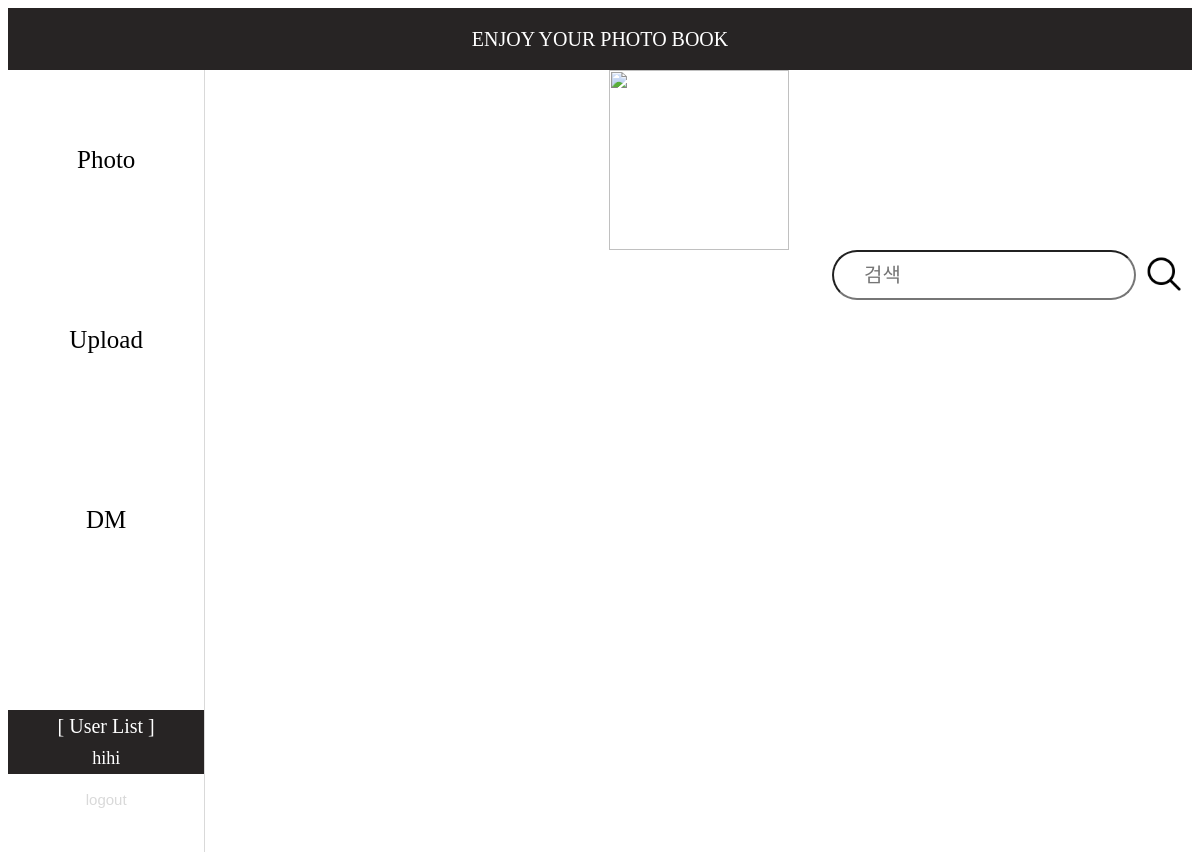
The app's page /mainpage, older data.
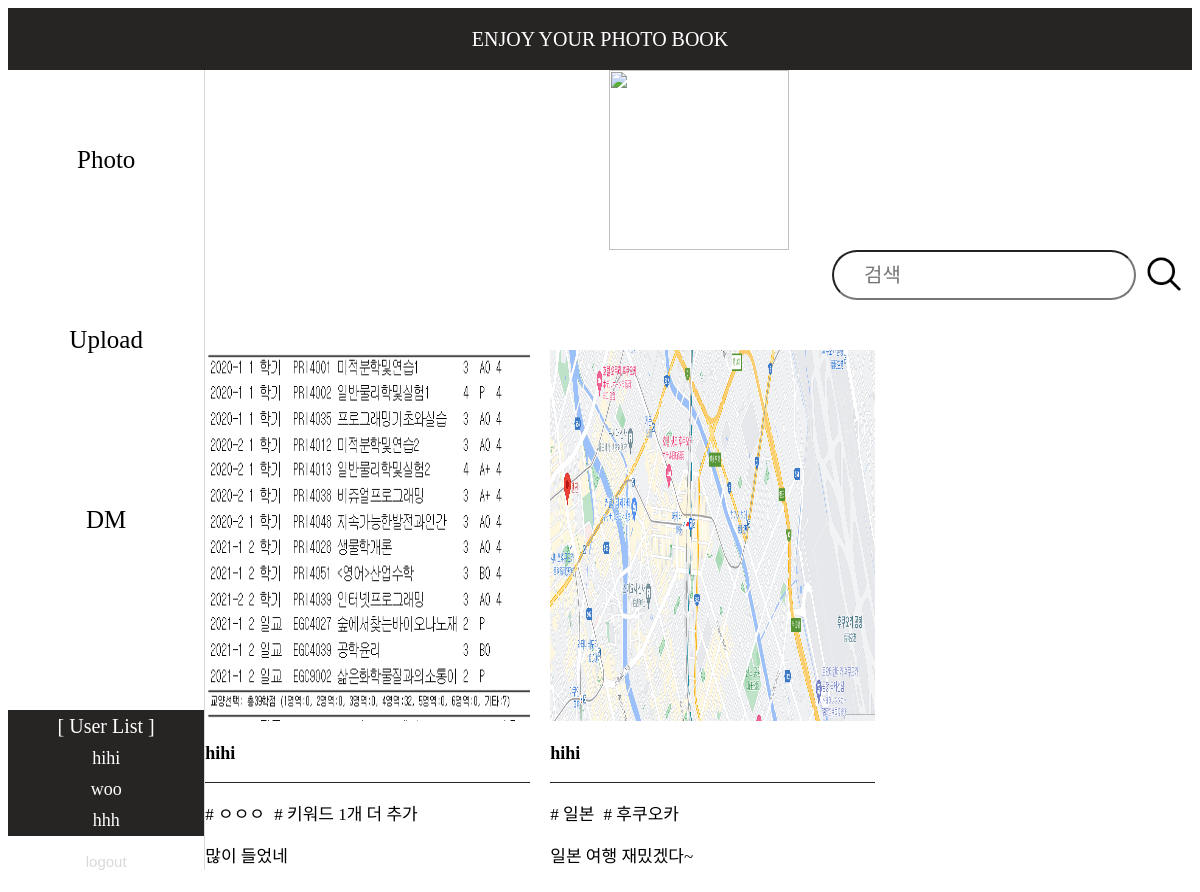
The same page, newer data.
### tables this page shows
CREATE TABLE user_table (
    ID INTEGER PRIMARY KEY AUTOINCREMENT,
    user_nickname TEXT NOT NULL,
    user_ID TEXT NOT NULL UNIQUE,
    user_PW TEXT NOT NULL
);

CREATE TABLE photo_table (
    photo_ID INTEGER PRIMARY KEY AUTOINCREMENT,
    user_ID INTEGER NOT NULL,
    photo_img TEXT NOT NULL,
    photo_describ TEXT NOT NULL,
    FOREIGN KEY (user_ID) REFERENCES user_table(ID)
);

### signup.py (the view)
@app.route('/mainpage', methods=['GET', 'POST'])
def mainpage():
    keyword = request.form.get('keyword', '')
    with sqlite3.connect('photo_album.db') as con:
        cur = con.cursor()
        if keyword:
            cur.execute('''
                SELECT photo_table.photo_ID, photo_table.photo_img, user_table.user_nickname,
                    GROUP_CONCAT(photo_keyword_table.keyword), photo_table.photo_describ
                FROM photo_table
                JOIN user_table ON photo_table.user_ID = user_table.ID
                LEFT JOIN photo_keyword_table ON photo_table.photo_ID = photo_keyword_table.photo_ID
                GROUP BY photo_table.photo_ID
                HAVING GROUP_CONCAT(photo_keyword_table.keyword) LIKE ?
            ''', ('%' + keyword + '%',))
        else:
            cur.execute('''
                SELECT photo_table.photo_ID, photo_table.photo_img, user_table.user_nickname,
                    GROUP_CONCAT(photo_keyword_table.keyword), photo_table.photo_describ
                FROM photo_table
                JOIN user_table ON photo_table.user_ID = user_table.ID
                LEFT JOIN photo_keyword_table ON photo_table.photo_ID = photo_keyword_table.photo_ID
                GROUP BY photo_table.photo_ID
            ''')
        photos = cur.fetchall()
        cur.execute('''select user_nickname from user_table''')
        signupuserlist = cur.fetchall()
    highlighted_photos = []
    for photo in photos:
        keywords = photo[3].split(',') if photo[3] is not None else []
        keywords = [kw.strip() for kw in keywords]
        highlighted_keywords = ', '.join([
            f'<span class="highlight"># {kw}</span>' if keyword and keyword in kw else f'# {kw}'
            for kw in keywords
        ])
        highlighted_photos.append((photo[0], photo[1], photo[2], highlighted_keywords, photo[4]))
    return render_template('mainpage.html', photos=highlighted_photos, keyword=keyword, signupuserlist=signupuserlist)

### templates/mainpage.html
<!DOCTYPE html>
<html>
    <head>
        <link rel="stylesheet" href="../static/mainpage.css" />
    </head>
    <body>
        <div id = 'top'>ENJOY YOUR PHOTO BOOK</div>
        <div id="container">
            <div id = 'sidebar_container'>
                <div class="sidebar_btn_container"><button class='sidebar_btn' onclick="location.href='{{ url_for('mainpage') }}'">Photo</button></div>
                <div class="sidebar_btn_container"><button class='sidebar_btn' onclick="location.href='{{ url_for('photo_upload') }}'">Upload</button></div>
                <div class="sidebar_btn_container"><button class='sidebar_btn' onclick="location.href='{{ url_for('dm_list') }}'">DM</button></div>
                <div id ='connecting_user_container'>
                    <div class="userlist_sub"> [ User List ]</div>
                    {% for signupuser in signupuserlist%}
                    <div class="userlist">{{signupuser[0]}}</div>
                    {% endfor %}
                </div>
                <div id="logout">
                    <button id="logout_btn" onclick="location.href='{{ url_for('loginpage') }}'">logout</button>
                </div>
            </div>
            <div id = 'main_login_container'>
                <div id="camera_img_container">
                    <img id = 'camera_img' src="{{ url_for('static', filename='assets/camera.png') }}">
                </div>
                <div id="keyword_container">
                    <form action="{{ url_for('mainpage') }}" method="POST">
                        <input type="text" id="keyword" name="keyword" placeholder="검색">
                        <button id="search_btn"><img id='search_img' src="{{ url_for('static', filename='assets/search.png') }}"></button>
                    </form>
                </div>
                <div id="item_container">
                    {% for photo in photos %}
                    <div class ='item'>
                        <a class="item_link" href="{{ url_for('photo_detail', item_id=photo[0]) }}">
                            <img class='photo_img' src="{{ url_for('static', filename=photo[1]) }}">
                            <p class="author">{{ photo[2] }}</p>
                            <p class="line"></p>
                            <p class="keyword">
                                {% for kw in photo[3].split(",") %}
                                    <span class="keyword-item">{{ kw|trim|safe }}</span>
                                {% endfor %}
                            </p>
                            <p class="description">{{ photo[4] }}</p>
                        </a>
                    </div>
                    {% endfor %}
                </div>
            </div>
        </div>
    </body>
</html>

### static/mainpage.css (style rules this page uses)
body { font-family: 'Pretendard-Regular'; }
#top { display: flex; justify-content: center; align-items: center; background-color: #272424; color : #FFFFFF; height: 62px; font-size : 20px; }
#container { display: grid; grid-template-columns: 1fr 5fr; }
#sidebar_container { grid-column: 1/2; border-right:1px solid #D9D9D9; align-items: center; justify-content: center; height: 100vh; }
.sidebar_btn_container { display: flex; justify-content: center; align-items: center; }
#connecting_user_container { margin-top:100px }
.sidebar_btn { width: 100%; height: 180px; color:black; background-color: #FFFFFF; border:0px; font-size: 25px; font-family: 'Pretendard-Regular'; }
.userlist_sub { display: flex; justify-content: center; color:#FFFFFF; background-color: #272424; font-size: 20px; padding: 5px; }
.userlist { display: flex; justify-content: center; color:#FFFFFF; background-color: #272424; font-size: 18px; padding: 5px; }
#logout { display: flex; height:50px; justify-content: center; }
#logout_btn { color:#D9D9D9; background-color: #FFFFFF; border:0px; font-size:15px; }
#main_login_container { grid-column: 2/3; height: 100%; }
#camera_img_container { display: flex; justify-content: center; align-items: center; }
#camera_img { width: 180px; height: 180px; }
#keyword_container { display: flex; justify-content: flex-end; }
#search_btn { background-color: #FFFFFF; border:0px; }
form { display: flex; align-items: center; justify-content: center; }
#keyword { border-radius: 50px; width: 278px; height: 44px; font-size: 22px; padding-left: 20px; }
input::placeholder { display: flex; align-items: center; font-size: 20px; padding-left: 10px; font-family: 'Pretendard-Regular'; }
#search_img { width:44px; height: 44px; }
#item_container { margin-top: 50px; display: grid; grid-template-columns: 1fr 1fr 1fr; grid-template-rows: auto; row-gap: 20px; column-gap: 20px; }
.item_link { text-decoration: none; color: inherit; }
.item { display: flex; align-items: center; flex-direction: column; }
.photo_img { width: 325px; height: 371px; }
.author { font-size: 18px; font-weight: 650; }
.line { content: ""; background-color: #272424; height: 1px; width: 325px; }
.keyword { font-size: 17px; }
.keyword-item { margin-right:5px; }
.description { font-size: 17px; }

Row changes from the older to the newer data that the page shows:
added user_table: user_nickname "woo"
added user_table: user_nickname "hhh"
added photo_table: photo_img (picture), photo "hihi", kw "# ㅇㅇㅇ" "# 키워드 1개 더 추가", photo_describ "많이 들었네"
added photo_table: photo_img (picture), photo "hihi", kw "# 일본" "# 후쿠오카", photo_describ "일본 여행 재밌겠다~"
